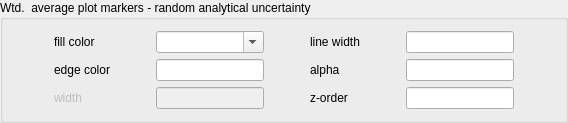
           <widget class="QGroupBox" name="groupBox_24">
            <property name="title">
             <string>Wtd.  average plot markers - random analytical uncertainty</string>
            </property>
            <layout class="QVBoxLayout" name="verticalLayout_24">
             <item>
              <layout class="QGridLayout" name="gridLayout_32">
               <item row="2" column="6">
                <widget class="QLabel" name="label_123">
                 <property name="text">
                  <string>z-order</string>
                 </property>
                </widget>
               </item>
               <item row="2" column="5">
                <spacer name="horizontalSpacer_179">
                 <property name="orientation">
                  <enum>Qt::Horizontal</enum>
                 </property>
                 <property name="sizeHint" stdset="0">
                  <size>
                   <width>40</width>
                   <height>20</height>
                  </size>
                 </property>
                </spacer>
               </item>
               <item row="2" column="2">
                <spacer name="horizontalSpacer_67">
                 <property name="orientation">
                  <enum>Qt::Horizontal</enum>
                 </property>
                 <property name="sizeHint" stdset="0">
                  <size>
                   <width>40</width>
                   <height>20</height>
                  </size>
                 </property>
                </spacer>
               </item>
               <item row="0" column="5">
                <spacer name="horizontalSpacer_178">
                 <property name="orientation">
                  <enum>Qt::Horizontal</enum>
                 </property>
                 <property name="sizeHint" stdset="0">
                  <size>
                   <width>40</width>
                   <height>20</height>
                  </size>
                 </property>
                </spacer>
               </item>
               <item row="0" column="1">
                <widget class="QLabel" name="label_121">
                 <property name="text">
                  <string>fill color</string>
                 </property>
                </widget>
               </item>
               <item row="0" column="7">
                <spacer name="horizontalSpacer_177">
                 <property name="orientation">
                  <enum>Qt::Horizontal</enum>
                 </property>
                 <property name="sizeHint" stdset="0">
                  <size>
                   <width>40</width>
                   <height>20</height>
                  </size>
                 </property>
                </spacer>
               </item>
               <item row="2" column="7">
                <spacer name="horizontalSpacer_65">
                 <property name="orientation">
                  <enum>Qt::Horizontal</enum>
                 </property>
                 <property name="sizeHint" stdset="0">
                  <size>
                   <width>40</width>
                   <height>20</height>
                  </size>
                 </property>
                </spacer>
               </item>
               <item row="0" column="9">
                <spacer name="horizontalSpacer_66">
                 <property name="orientation">
                  <enum>Qt::Horizontal</enum>
                 </property>
                 <property name="sizeHint" stdset="0">
                  <size>
                   <width>40</width>
                   <height>20</height>
                  </size>
                 </property>
                </spacer>
               </item>
               <item row="2" column="8">
                <widget class="QLineEdit" name="wavRandMarkerZEntry"/>
               </item>
               <item row="0" column="0">
                <spacer name="horizontalSpacer_176">
                 <property name="orientation">
                  <enum>Qt::Horizontal</enum>
                 </property>
                 <property name="sizeHint" stdset="0">
                  <size>
                   <width>40</width>
                   <height>20</height>
                  </size>
                 </property>
                </spacer>
               </item>
               <item row="2" column="3">
                <widget class="QLineEdit" name="wavRandMarkerWidthEntry">
                 <property name="enabled">
                  <bool>false</bool>
                 </property>
                </widget>
               </item>
               <item row="0" column="2">
                <spacer name="horizontalSpacer_175">
                 <property name="orientation">
                  <enum>Qt::Horizontal</enum>
                 </property>
                 <property name="sizeHint" stdset="0">
                  <size>
                   <width>40</width>
                   <height>20</height>
                  </size>
                 </property>
                </spacer>
               </item>
               <item row="0" column="3">
                <widget class="QComboBox" name="wavRandMarkerFaceColorCombo">
                 <property name="editable">
                  <bool>true</bool>
                 </property>
                </widget>
               </item>
               <item row="2" column="1">
                <widget class="QLabel" name="label_34">
                 <property name="enabled">
                  <bool>false</bool>
                 </property>
                 <property name="text">
                  <string>width</string>
                 </property>
                </widget>
               </item>
               <item row="1" column="3">
                <widget class="QLineEdit" name="wavRandMarkerEdgeColor"/>
               </item>
               <item row="1" column="6">
                <widget class="QLabel" name="label_122">
                 <property name="text">
                  <string>alpha</string>
                 </property>
                </widget>
               </item>
               <item row="1" column="8">
                <widget class="QLineEdit" name="wavRandMarkerAlphaEntry"/>
               </item>
               <item row="0" column="8">
                <widget class="QLineEdit" name="wavRandMarkerLineWidth"/>
               </item>
               <item row="0" column="6">
                <widget class="QLabel" name="label_142">
                 <property name="text">
                  <string>line width</string>
                 </property>
                </widget>
               </item>
               <item row="1" column="1">
                <widget class="QLabel" name="label_143">
                 <property name="text">
                  <string>edge color</string>
                 </property>
                </widget>
               </item>
              </layout>
             </item>
            </layout>
           </widget>
